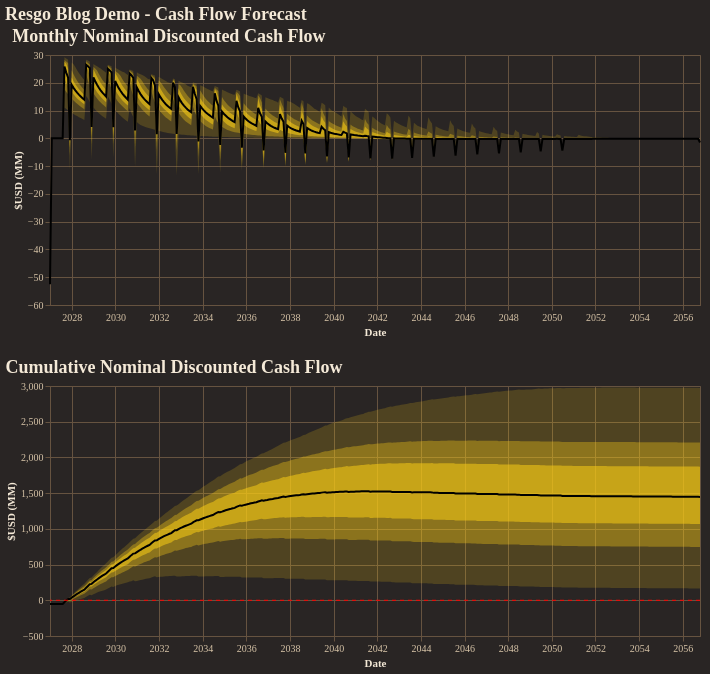

The notebook cell this image was saved under:
### Code cell
fig = reporter.plotter.combined_cash_flow_plot(
    figsize=(650, 250),
    backend=PLOTTING_BACKEND
)
fig.show()

### Figure 1 — Vega-Lite specification as saved in the notebook (floating-point values rounded to 4 significant figures; data arrays with more than 128 entries replaced by an {"elided": "..."} marker saying what was removed)
{"config": {"background": "#292524", "view": {"fill": "#292524", "stroke": "#665340"}, "title": {"color": "#f4e9d7", "font": "Merriweather", "fontSize": 18, "fontWeight": 600, "subtitleColor": "#d5c2a6", "anchor": "start"}, "axis": {"domainColor": "#665340", "gridColor": "#665340", "tickColor": "#665340", "labelColor": "#d5c2a6", "titleColor": "#f4e9d7", "labelFont": "Merriweather", "titleFont": "Merriweather"}, "legend": {"titleColor": "#f4e9d7", "labelColor": "#d5c2a6", "labelFont": "Merriweather", "titleFont": "Merriweather", "orient": "top-right", "symbolType": "circle"}, "header": {"labelColor": "#d5c2a6", "titleColor": "#f4e9d7", "labelFont": "Merriweather", "titleFont": "Merriweather"}, "mark": {"color": "#c78d3b"}, "line": {"color": "#c78d3b"}, "bar": {"color": "#c78d3b"}, "point": {"color": "#ddb06d"}, "area": {"color": "#c78d3b", "opacity": 0.35}, "text": {"color": "#f4e9d7", "font": "Merriweather"}, "range": {"category": ["#5DA5DA", "#F28E2B", "#59C36A", "#E15759", "#B07AA1", "#4ECDC4", "#FF9DA7", "#EDC948"]}}, "vconcat": [{"layer": [{"mark": {"type": "area", "color": "rgba(250, 204, 21, 1.0)", "opacity": 0.18}, "encoding": {"tooltip": [{"field": "date", "title": "Date", "type": "temporal"}, {"field": "p01", "format": ",.2f", "title": "P01", "type": "quantitative"}, {"field": "p10", "format": ",.2f", "title": "P10", "type": "quantitative"}, {"field": "p25", "format": ",.2f", "title": "P25", "type": "quantitative"}, {"field": "p50", "format": ",.2f", "title": "P50", "type": "quantitative"}, {"field": "p75", "format": ",.2f", "title": "P75", "type": "quantitative"}, {"field": "p90", "format": ",.2f", "title": "P90", "type": "quantitative"}, {"field": "p99", "format": ",.2f", "title": "P99", "type": "quantitative"}], "x": {"field": "date", "title": "Date", "type": "temporal"}, "y": {"field": "p01", "title": "$USD (MM)", "type": "quantitative"}, "y2": {"field": "p99"}}}, {"mark": {"type": "area", "color": "rgba(250, 204, 21, 1.0)", "opacity": 0.35}, "encoding": {"tooltip": [{"field": "date", "title": "Date", "type": "temporal"}, {"field": "p01", "format": ",.2f", "title": "P01", "type": "quantitative"}, {"field": "p10", "format": ",.2f", "title": "P10", "type": "quantitative"}, {"field": "p25", "format": ",.2f", "title": "P25", "type": "quantitative"}, {"field": "p50", "format": ",.2f", "title": "P50", "type": "quantitative"}, {"field": "p75", "format": ",.2f", "title": "P75", "type": "quantitative"}, {"field": "p90", "format": ",.2f", "title": "P90", "type": "quantitative"}, {"field": "p99", "format": ",.2f", "title": "P99", "type": "quantitative"}], "x": {"field": "date", "title": "Date", "type": "temporal"}, "y": {"field": "p10", "title": "$USD (MM)", "type": "quantitative"}, "y2": {"field": "p90"}}}, {"mark": {"type": "area", "color": "rgba(250, 204, 21, 1.0)", "opacity": 0.55}, "encoding": {"tooltip": [{"field": "date", "title": "Date", "type": "temporal"}, {"field": "p01", "format": ",.2f", "title": "P01", "type": "quantitative"}, {"field": "p10", "format": ",.2f", "title": "P10", "type": "quantitative"}, {"field": "p25", "format": ",.2f", "title": "P25", "type": "quantitative"}, {"field": "p50", "format": ",.2f", "title": "P50", "type": "quantitative"}, {"field": "p75", "format": ",.2f", "title": "P75", "type": "quantitative"}, {"field": "p90", "format": ",.2f", "title": "P90", "type": "quantitative"}, {"field": "p99", "format": ",.2f", "title": "P99", "type": "quantitative"}], "x": {"field": "date", "title": "Date", "type": "temporal"}, "y": {"field": "p25", "title": "$USD (MM)", "type": "quantitative"}, "y2": {"field": "p75"}}}, {"mark": {"type": "line", "color": "black", "strokeWidth": 2}, "encoding": {"tooltip": [{"field": "date", "title": "Date", "type": "temporal"}, {"field": "p01", "format": ",.2f", "title": "P01", "type": "quantitative"}, {"field": "p10", "format": ",.2f", "title": "P10", "type": "quantitative"}, {"field": "p25", "format": ",.2f", "title": "P25", "type": "quantitative"}, {"field": "p50", "format": ",.2f", "title": "P50", "type": "quantitative"}, {"field": "p75", "format": ",.2f", "title": "P75", "type": "quantitative"}, {"field": "p90", "format": ",.2f", "title": "P90", "type": "quantitative"}, {"field": "p99", "format": ",.2f", "title": "P99", "type": "quantitative"}], "x": {"field": "date", "title": "Date", "type": "temporal"}, "y": {"field": "p50", "title": "$USD (MM)", "type": "quantitative"}}}], "data": {"name": "data-61a04f19530029e66f0b3379210a6355"}, "height": 250, "title": "Monthly Nominal Discounted Cash Flow", "width": 650}, {"layer": [{"layer": [{"mark": {"type": "area", "color": "rgba(250, 204, 21, 1.0)", "opacity": 0.18}, "encoding": {"tooltip": [{"field": "date", "title": "Date", "type": "temporal"}, {"field": "p01", "format": ",.2f", "title": "P01", "type": "quantitative"}, {"field": "p10", "format": ",.2f", "title": "P10", "type": "quantitative"}, {"field": "p25", "format": ",.2f", "title": "P25", "type": "quantitative"}, {"field": "p50", "format": ",.2f", "title": "P50", "type": "quantitative"}, {"field": "p75", "format": ",.2f", "title": "P75", "type": "quantitative"}, {"field": "p90", "format": ",.2f", "title": "P90", "type": "quantitative"}, {"field": "p99", "format": ",.2f", "title": "P99", "type": "quantitative"}], "x": {"field": "date", "title": "Date", "type": "temporal"}, "y": {"field": "p01", "title": "$USD (MM)", "type": "quantitative"}, "y2": {"field": "p99"}}}, {"mark": {"type": "area", "color": "rgba(250, 204, 21, 1.0)", "opacity": 0.35}, "encoding": {"tooltip": [{"field": "date", "title": "Date", "type": "temporal"}, {"field": "p01", "format": ",.2f", "title": "P01", "type": "quantitative"}, {"field": "p10", "format": ",.2f", "title": "P10", "type": "quantitative"}, {"field": "p25", "format": ",.2f", "title": "P25", "type": "quantitative"}, {"field": "p50", "format": ",.2f", "title": "P50", "type": "quantitative"}, {"field": "p75", "format": ",.2f", "title": "P75", "type": "quantitative"}, {"field": "p90", "format": ",.2f", "title": "P90", "type": "quantitative"}, {"field": "p99", "format": ",.2f", "title": "P99", "type": "quantitative"}], "x": {"field": "date", "title": "Date", "type": "temporal"}, "y": {"field": "p10", "title": "$USD (MM)", "type": "quantitative"}, "y2": {"field": "p90"}}}, {"mark": {"type": "area", "color": "rgba(250, 204, 21, 1.0)", "opacity": 0.55}, "encoding": {"tooltip": [{"field": "date", "title": "Date", "type": "temporal"}, {"field": "p01", "format": ",.2f", "title": "P01", "type": "quantitative"}, {"field": "p10", "format": ",.2f", "title": "P10", "type": "quantitative"}, {"field": "p25", "format": ",.2f", "title": "P25", "type": "quantitative"}, {"field": "p50", "format": ",.2f", "title": "P50", "type": "quantitative"}, {"field": "p75", "format": ",.2f", "title": "P75", "type": "quantitative"}, {"field": "p90", "format": ",.2f", "title": "P90", "type": "quantitative"}, {"field": "p99", "format": ",.2f", "title": "P99", "type": "quantitative"}], "x": {"field": "date", "title": "Date", "type": "temporal"}, "y": {"field": "p25", "title": "$USD (MM)", "type": "quantitative"}, "y2": {"field": "p75"}}}, {"mark": {"type": "line", "color": "black", "strokeWidth": 2}, "encoding": {"tooltip": [{"field": "date", "title": "Date", "type": "temporal"}, {"field": "p01", "format": ",.2f", "title": "P01", "type": "quantitative"}, {"field": "p10", "format": ",.2f", "title": "P10", "type": "quantitative"}, {"field": "p25", "format": ",.2f", "title": "P25", "type": "quantitative"}, {"field": "p50", "format": ",.2f", "title": "P50", "type": "quantitative"}, {"field": "p75", "format": ",.2f", "title": "P75", "type": "quantitative"}, {"field": "p90", "format": ",.2f", "title": "P90", "type": "quantitative"}, {"field": "p99", "format": ",.2f", "title": "P99", "type": "quantitative"}], "x": {"field": "date", "title": "Date", "type": "temporal"}, "y": {"field": "p50", "title": "$USD (MM)", "type": "quantitative"}}}], "data": {"name": "data-84a7c6ea189d51476a90dfeccd8184b2"}, "title": "Cumulative Nominal Discounted Cash Flow"}, {"data": {"name": "data-42990c68f268a11fa16682fcd3437a6f"}, "mark": {"type": "rule", "color": "red", "strokeDash": [4, 4]}, "encoding": {"y": {"field": "zero", "type": "quantitative"}}}], "height": 250, "width": 650}], "title": "Resgo Blog Demo - Cash Flow Forecast", "$schema": "https://vega.github.io/schema/vega-lite/v5.20.1.json", "datasets": {"data-61a04f19530029e66f0b3379210a6355": {"elided": "360 records"}, "data-84a7c6ea189d51476a90dfeccd8184b2": {"elided": "360 records"}, "data-42990c68f268a11fa16682fcd3437a6f": [{"zero": 0}]}}
